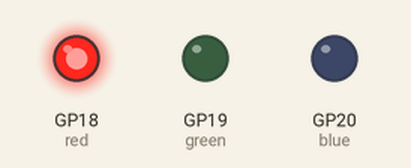
Recording of a program running on a simulated Raspberry Pi Pico running MicroPython. On the bench: output pins drawn as LEDs (lit = HIGH).

Above: at 0.2 s.
At 1.2 s:
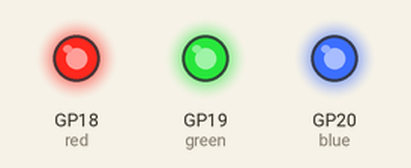
At 1.7 s:
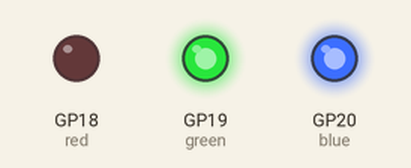
At 2.2 s:
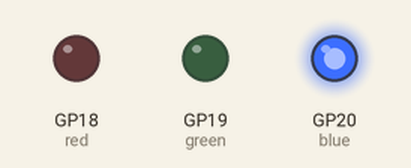
At 3.7 s:
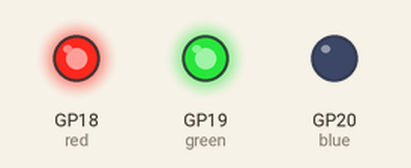
At 5.7 s:
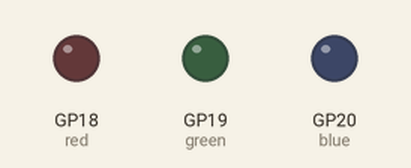
Timing chart, 0 to 6.9 s (numbered marks = the images above):
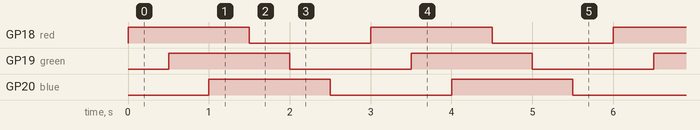

The program:

tinytest.py
```python
from machine import Pin, Timer
import time

red = Pin(18, Pin.OUT)
green = Pin(19, Pin.OUT)
blue = Pin(20, Pin.OUT)

timer = Timer()

def ledblink(timer):
    red.toggle()
    time.sleep(0.5)

    green.toggle()
    time.sleep(0.5)

    blue.toggle()
    time.sleep(0.5)


timer.init(freq=1000, mode=timer.PERIODIC, callback=ledblink)
```

Measured:
- by itself, GP18 (red), GP19 (green), GP20 (blue): alternates HIGH for 1.5 s and LOW for 1.5 s
- by itself, everything shown: repeats every 3.0 s, in 6 steps
